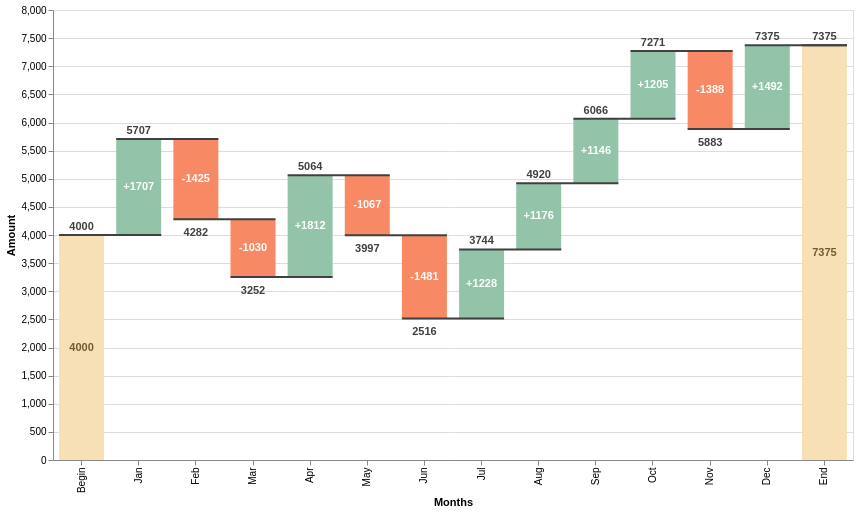

Vega-Lite specification stored for this chart:
### Vega specification from a JSON file in a GitHub repository (floating-point values rounded to 4 significant figures)
{"$schema": "https://vega.github.io/schema/vega/v5.json", "autosize": "pad", "padding": 5, "width": 800, "height": 450, "style": "cell", "data": [{"name": "source_0", "values": [{"label": "Begin", "amount": 4000}, {"label": "Jan", "amount": 1707}, {"label": "Feb", "amount": -1425}, {"label": "Mar", "amount": -1030}, {"label": "Apr", "amount": 1812}, {"label": "May", "amount": -1067}, {"label": "Jun", "amount": -1481}, {"label": "Jul", "amount": 1228}, {"label": "Aug", "amount": 1176}, {"label": "Sep", "amount": 1146}, {"label": "Oct", "amount": 1205}, {"label": "Nov", "amount": -1388}, {"label": "Dec", "amount": 1492}, {"label": "End", "amount": 0}]}, {"name": "data_0", "source": "source_0", "transform": [{"type": "window", "params": [null], "as": ["sum"], "ops": ["sum"], "fields": ["amount"], "sort": {"field": [], "order": []}}, {"type": "window", "params": [null], "as": ["lead"], "ops": ["lead"], "fields": ["label"], "sort": {"field": [], "order": []}}, {"type": "formula", "expr": "datum.lead === null ? datum.label : datum.lead", "as": "lead"}, {"type": "formula", "expr": "datum.label === 'End' ? 0 : datum.sum - datum.amount", "as": "previous_sum"}, {"type": "formula", "expr": "datum.label === 'End' ? datum.sum : datum.amount", "as": "amount"}, {"type": "formula", "expr": "(datum.label !== 'Begin' && datum.label !== 'End' && datum.amount > 0 ? '+' : '') + datum.amount", "as": "text_amount"}, {"type": "formula", "expr": "(datum.sum + datum.previous_sum) / 2", "as": "center"}, {"type": "formula", "expr": "datum.sum < datum.previous_sum ? datum.sum : ''", "as": "sum_dec"}, {"type": "formula", "expr": "datum.sum > datum.previous_sum ? datum.sum : ''", "as": "sum_inc"}]}, {"name": "data_1", "source": "data_0", "transform": [{"type": "filter", "expr": "datum[\"previous_sum\"] !== null && !isNaN(datum[\"previous_sum\"])"}]}, {"name": "data_2", "source": "data_0", "transform": [{"type": "filter", "expr": "datum[\"sum\"] !== null && !isNaN(datum[\"sum\"])"}]}, {"name": "data_3", "source": "data_0", "transform": [{"type": "filter", "expr": "datum[\"sum_inc\"] !== null && !isNaN(datum[\"sum_inc\"])"}]}, {"name": "data_4", "source": "data_0", "transform": [{"type": "filter", "expr": "datum[\"sum_dec\"] !== null && !isNaN(datum[\"sum_dec\"])"}]}, {"name": "data_5", "source": "data_0", "transform": [{"type": "filter", "expr": "datum[\"center\"] !== null && !isNaN(datum[\"center\"])"}]}], "marks": [{"name": "layer_0_marks", "type": "rect", "style": ["bar"], "from": {"data": "data_1"}, "encode": {"update": {"fill": [{"test": "datum.label === 'Begin' || datum.label === 'End'", "value": "#f7e0b6"}, {"test": "datum.sum < datum.previous_sum", "value": "#f78a64"}, {"value": "#93c4aa"}], "tooltip": {"signal": "{\"Months\": ''+datum[\"label\"], \"Amount\": format(datum[\"previous_sum\"], \"\"), \"sum\": format(datum[\"sum\"], \"\")}"}, "xc": {"scale": "x", "field": "label", "band": 0.5}, "width": {"value": 45}, "y": {"scale": "y", "field": "previous_sum"}, "y2": {"scale": "y", "field": "sum"}}}}, {"name": "layer_1_marks", "type": "rule", "style": ["rule"], "from": {"data": "data_2"}, "encode": {"update": {"opacity": {"value": 1}, "strokeWidth": {"value": 2}, "stroke": {"value": "#404040"}, "tooltip": {"signal": "{\"Months\": ''+datum[\"label\"], \"lead\": ''+datum[\"lead\"], \"sum\": format(datum[\"sum\"], \"\")}"}, "x": {"scale": "x", "field": "label", "offset": -22.5, "band": 0.5}, "y": {"scale": "y", "field": "sum"}, "x2": {"scale": "x", "field": "lead", "offset": 22.5, "band": 0.5}}}}, {"name": "layer_2_marks", "type": "text", "style": ["text"], "from": {"data": "data_3"}, "encode": {"update": {"dy": {"value": -8}, "fill": {"value": "#404040"}, "tooltip": {"signal": "{\"Months\": ''+datum[\"label\"], \"sum_inc\": format(datum[\"sum_inc\"], \"\")}"}, "x": {"scale": "x", "field": "label", "band": 0.5}, "y": {"scale": "y", "field": "sum_inc"}, "text": {"signal": "''+datum[\"sum_inc\"]"}, "align": {"value": "center"}, "baseline": {"value": "middle"}}}}, {"name": "layer_3_marks", "type": "text", "style": ["text"], "from": {"data": "data_4"}, "encode": {"update": {"baseline": {"value": "top"}, "dy": {"value": 8}, "fill": {"value": "#404040"}, "tooltip": {"signal": "{\"Months\": ''+datum[\"label\"], \"sum_dec\": format(datum[\"sum_dec\"], \"\")}"}, "x": {"scale": "x", "field": "label", "band": 0.5}, "y": {"scale": "y", "field": "sum_dec"}, "text": {"signal": "''+datum[\"sum_dec\"]"}, "align": {"value": "center"}}}}, {"name": "layer_4_marks", "type": "text", "style": ["text"], "from": {"data": "data_5"}, "encode": {"update": {"baseline": {"value": "middle"}, "fontWeight": {"value": "bold"}, "fill": [{"test": "datum.label === 'Begin' || datum.label === 'End'", "value": "#725a30"}, {"value": "white"}], "tooltip": {"signal": "{\"Months\": ''+datum[\"label\"], \"center\": format(datum[\"center\"], \"\"), \"text_amount\": ''+datum[\"text_amount\"]}"}, "x": {"scale": "x", "field": "label", "band": 0.5}, "y": {"scale": "y", "field": "center"}, "text": {"signal": "''+datum[\"text_amount\"]"}, "align": {"value": "center"}}}}], "scales": [{"name": "x", "type": "band", "domain": {"fields": [{"data": "data_1", "field": "label"}, {"data": "data_2", "field": "label"}, {"data": "data_2", "field": "lead"}, {"data": "data_3", "field": "label"}, {"data": "data_4", "field": "label"}, {"data": "data_5", "field": "label"}]}, "range": [0, {"signal": "width"}], "paddingInner": 0.1, "paddingOuter": 0.05}, {"name": "y", "type": "linear", "domain": {"fields": [{"data": "data_1", "field": "previous_sum"}, {"data": "data_1", "field": "sum"}, {"data": "data_2", "field": "sum"}, {"data": "data_3", "field": "sum_inc"}, {"data": "data_4", "field": "sum_dec"}, {"data": "data_5", "field": "center"}]}, "range": [{"signal": "height"}, 0], "nice": true, "zero": true}], "axes": [{"scale": "x", "orient": "bottom", "grid": false, "title": "Months", "labelAlign": "right", "labelAngle": 270, "labelBaseline": "middle", "labelOverlap": true, "zindex": 1}, {"scale": "y", "orient": "left", "grid": false, "title": "Amount", "labelOverlap": true, "tickCount": {"signal": "ceil(height/40)"}, "zindex": 1}, {"scale": "y", "orient": "left", "gridScale": "x", "grid": true, "tickCount": {"signal": "ceil(height/40)"}, "domain": false, "labels": false, "maxExtent": 0, "minExtent": 0, "ticks": false, "zindex": 0}], "config": {"style": {"text": {"fontWeight": "bold"}}}}
